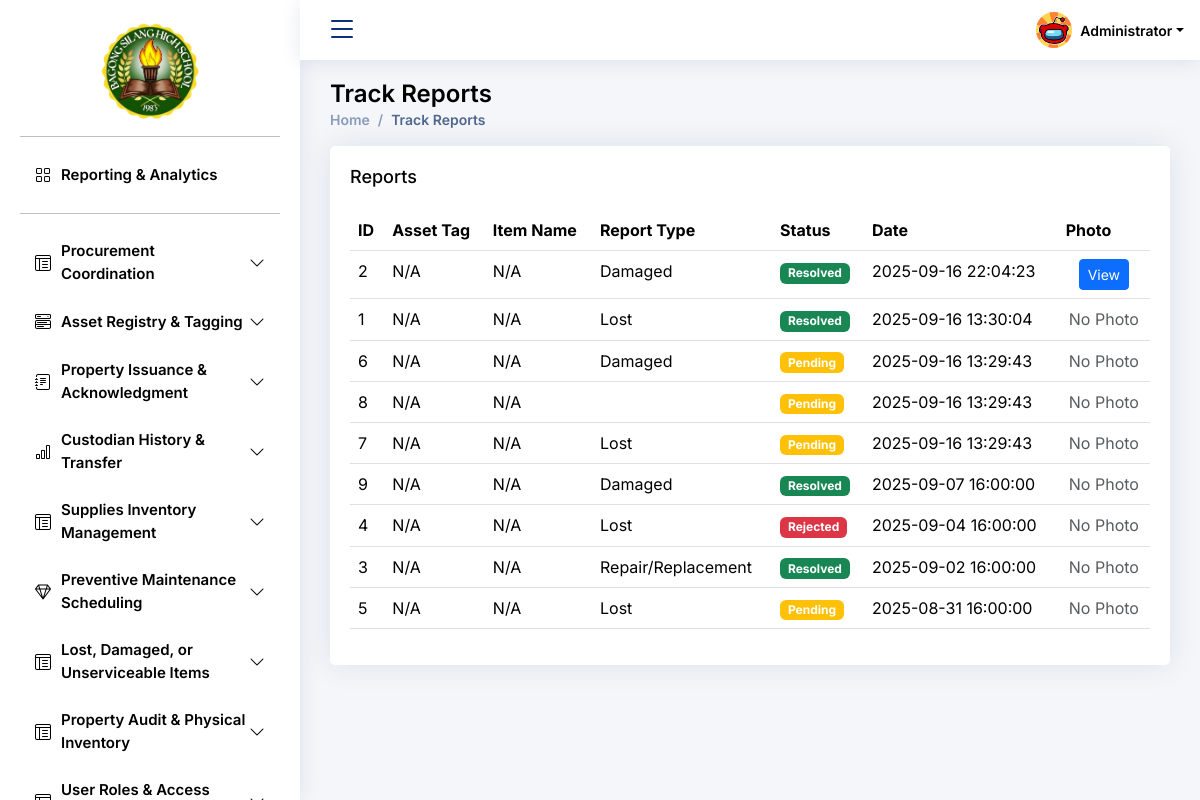
The page /User_Teachers/track_reports.php (signed in) on the database as committed earlier.
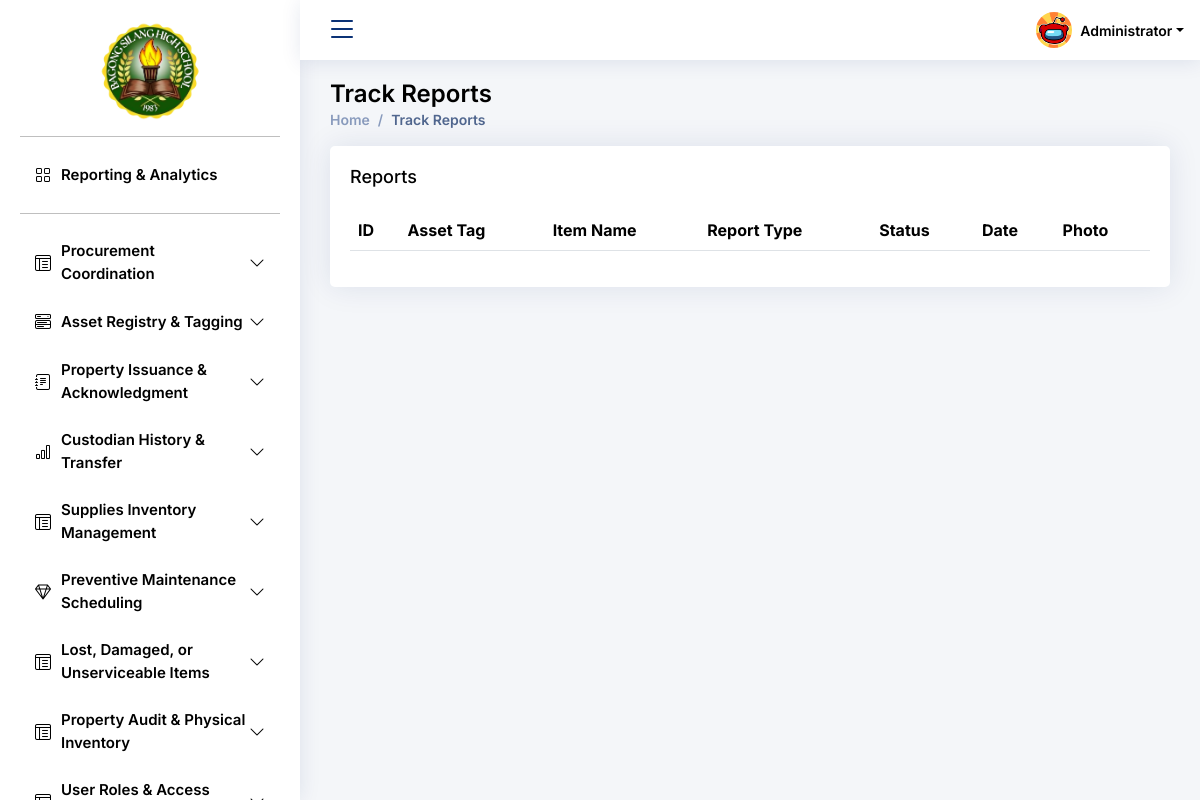
The same page on the database as committed later.
### tables this page shows
CREATE TABLE `bcp_sms4_reports` (
  `id` int NOT NULL AUTO_INCREMENT,
  `report_type` enum('Lost','Damaged','Repair/Replacement') NOT NULL,
  `reported_by` int NOT NULL,
  `assigned_to` int DEFAULT NULL,
  `date_reported` timestamp NULL DEFAULT CURRENT_TIMESTAMP ON UPDATE CURRENT_TIMESTAMP,
  `status` enum('Pending','In-Progress','Resolved','Rejected') DEFAULT 'Pending',
  `description` text,
  `evidence` varchar(255) DEFAULT NULL,
  `asset_id` int NOT NULL,
  PRIMARY KEY (`id`),
  KEY `reported_by` (`reported_by`),
  KEY `assigned_to` (`assigned_to`),
  KEY `fk_reports_asset` (`asset_id`),
  CONSTRAINT `bcp_sms4_reports_ibfk_1` FOREIGN KEY (`assigned_to`) REFERENCES `bcp_sms4_admins` (`id`),
  CONSTRAINT `bcp_sms4_reports_ibfk_7` FOREIGN KEY (`reported_by`) REFERENCES `bcp_sms4_admins` (`id`),
  CONSTRAINT `fk_reports_asset` FOREIGN KEY (`asset_id`) REFERENCES `bcp_sms4_asset` (`asset_id`) ON DELETE RESTRICT ON UPDATE CASCADE
);

### User_Teachers/track_reports.php (the view, shortened to what this page needs)
<?php
include '../connection.php';
$teacher_id = $_SESSION['user_id'];
$sql = "SELECT r.id, r.report_type, r.status, r.date_reported, r.evidence,
               a.property_tag, i.item_name
        FROM bcp_sms4_reports r
        LEFT JOIN bcp_sms4_asset a ON r.asset_id = a.asset_id
        LEFT JOIN bcp_sms4_items i ON a.item_id = i.item_id
        WHERE r.reported_by = ?
        ORDER BY r.date_reported DESC";
$stmt = $conn->prepare($sql);
$stmt->bind_param("i", $teacher_id);
$stmt->execute();
$result = $stmt->get_result();
?>
<!DOCTYPE html>
<html lang="en">
<head>
  <link href="../assets/vendor/bootstrap/css/bootstrap.min.css" rel="stylesheet">
  <link href="../assets/vendor/bootstrap-icons/bootstrap-icons.css" rel="stylesheet">
  <link href="../assets/vendor/boxicons/css/boxicons.min.css" rel="stylesheet">
  <link href="../assets/vendor/quill/quill.snow.css" rel="stylesheet">
  <link href="../assets/vendor/quill/quill.bubble.css" rel="stylesheet">
  <link href="../assets/vendor/remixicon/remixicon.css" rel="stylesheet">
  <link href="../assets/vendor/simple-datatables/style.css" rel="stylesheet">
  <link href="../assets/css/style.css" rel="stylesheet">
  <link href="../assets/css/schedule_maintenance.css" rel="stylesheet">
</head>
<body>
  <?php
    include "../components/nav-bar.php";
  ?>
<main id="main" class="main">
<div class="pagetitle">
  <h1>Track Reports</h1>
  <nav>
    <ol class="breadcrumb">
      <li class="breadcrumb-item"><a href="<?=BASE_URL?>User_Teachers/dashboard_teacher.php">Home</a></li>
      <li class="breadcrumb-item active">Track Reports</li>
    </ol>
  </nav>
</div>
<section>
<div class="card">
  <div class="card-body">
    <h5 class="card-title">Reports</h5>
    <table class="table datatable">
      <thead>
        <tr>
          <th>ID</th>
          <th>Asset Tag</th>
          <th>Item Name</th>
          <th>Report Type</th>
          <th>Status</th>
          <th>Date</th>
          <th>Photo</th>
        </tr>
      </thead>
      <tbody>
        <?php while($row = $result->fetch_assoc()): ?>
        <tr>
          <td><?= htmlspecialchars($row['id']) ?></td>
          <td><?= htmlspecialchars($row['property_tag'] ?? 'N/A') ?></td>
          <td><?= htmlspecialchars($row['item_name'] ?? 'N/A') ?></td>
          <td><?= htmlspecialchars($row['report_type']) ?></td>
          <td>
            <?php
              if($row['status'] == 'Pending') echo '<span class="badge bg-warning">Pending</span>';
              elseif($row['status'] == 'Resolved') echo '<span class="badge bg-success">Resolved</span>';
              elseif($row['status'] == 'Rejected') echo '<span class="badge bg-danger">Rejected</span>';
              else echo '<span class="badge bg-secondary">'.htmlspecialchars($row['status']).'</span>';
            ?>
          </td>
          <td><?= htmlspecialchars($row['date_reported']) ?></td>
          <td class="text-center">
            <?php if(!empty($row['evidence'])): ?>
              <a href="uploads/<?= htmlspecialchars($row['evidence']) ?>" target="_blank" class="btn btn-sm btn-primary">View</a>
            <?php else: ?>
              <span class="text-muted">No Photo</span>
            <?php endif; ?>
          </td>
        </tr>
        <?php endwhile; ?>
      </tbody>
    </table>
  </div>
</div>
</section>
</main>
</body>
</html>
</body>
</html>

### components/nav-bar.php (shortened to what this page needs)
<?php
$userRole = $_SESSION['user_type'] ?? 'guest';
$userFullname = $_SESSION['fullname'] ?? 'Guest User';
?>
  <header id="header" class="header fixed-top d-flex align-items-center">
    <div class="d-flex align-items-center justify-content-between">
      <i class="bi bi-list toggle-sidebar-btn"></i>
    </div>
    <nav class="header-nav ms-auto">
      <ul class="d-flex align-items-center">
        <li class="nav-item dropdown pe-3">
          <a class="nav-link nav-profile d-flex align-items-center pe-0" href="#" data-bs-toggle="dropdown">
            <img src="<?=BASE_URL?>assets/img/default_profile.png" alt="Profile" class="rounded-circle">
            <span class="d-none d-md-block dropdown-toggle ps-2"><?php echo htmlspecialchars($userFullname); ?></span>
          </a>
        </li>
      </ul>
    </nav>
  </header>
  <?php
    $current_page = basename($_SERVER['PHP_SELF']);
  ?>
  <aside id="sidebar" class="sidebar">
    <ul class="sidebar-nav" id="sidebar-nav">
        <div class="flex items-center justify-center w-full h-16 bg-transparent">
            <img src="<?=BASE_URL?>assets/img/bagong_silang_logo.png"
                alt="Logo"
                style="width: 120px; height: auto; margin: 0 auto; display: block;">
        </div>
    <hr class="sidebar-divider">
      <?php if($userRole === 'admin'): ?>
      <li class="nav-item <?php if($current_page == 'dashboard.php') echo 'active'; ?>">
              <a class="nav-link" href="<?= BASE_URL ?>User_Admin/dashboard.php">
                <i class="bi bi-grid"></i>
                <span>Reporting & Analytics</span>
              </a>
            </li>
            <hr class="sidebar-divider">
          <?php
            $procurement_pages = [
              'procurement.php'
            ];
            $is_procurement_active = in_array($current_page, $procurement_pages);
          ?>
          <li class="nav-item">
            <a class="nav-link collapsed <?= $is_procurement_active ? 'active' : '' ?>"
              data-bs-target="#procurement-nav" data-bs-toggle="collapse" href="#">
              <i class="bi bi-layout-text-window-reverse"></i>
              <span>Procurement Coordination</span>
              <i class="bi bi-chevron-down ms-auto"></i>
            </a>
          </li>
          <?php
            $asset_pages = ['consumable.php','non-consumable.php'];
            $is_asset_active = in_array($current_page, $asset_pages);
          ?>
          <li class="nav-item">
            <a class="nav-link collapsed <?= $is_asset_active ? 'active' : '' ?>"
              data-bs-target="#asset-nav" data-bs-toggle="collapse" href="#">
              <i class="bi bi-menu-button-wide"></i>
              <span>Asset Registry & Tagging</span>
              <i class="bi bi-chevron-down ms-auto"></i>
            </a>
          </li>
          <?php
            $issuance_pages = ['history.php','active.php'];
            $is_issuance_active = in_array($current_page, $issuance_pages);
          ?>
          <li class="nav-item">
            <a class="nav-link collapsed <?= $is_issuance_active ? 'active' : '' ?>"
              data-bs-target="#forms-nav" data-bs-toggle="collapse" href="#">
              <i class="bi bi-journal-text"></i>
              <span>Property Issuance & Acknowledgment</span>
              <i class="bi bi-chevron-down ms-auto"></i>
            </a>
          </li>
          <?php
            $custodian_pages = ['charts-chartjs.html','charts-apexcharts.html','charts-echarts.html'];
            $is_custodian_active = in_array($current_page, $custodian_pages);
          ?>
          <li class="nav-item">
            <a class="nav-link collapsed <?= $is_custodian_active ? 'active' : '' ?>"
              data-bs-target="#charts-nav" data-bs-toggle="collapse" href="#">
              <i class="bi bi-bar-chart"></i>
              <span>Custodian History & Transfer</span>
              <i class="bi bi-chevron-down ms-auto"></i>
            </a>
          </li>
          <?php
            $supplies_pages = ['inventory.php'];
            $is_supplies_active = in_array($current_page, $supplies_pages);
          ?>
          <li class="nav-item">
            <a class="nav-link collapsed <?= $is_supplies_active ? 'active' : '' ?>"
              data-bs-target="#supplies-nav" data-bs-toggle="collapse" href="#">
              <i class="bi bi-layout-text-window-reverse"></i>
              <span>Supplies Inventory Management</span>
              <i class="bi bi-chevron-down ms-auto"></i>
            </a>
          </li>
          <?php
            $maintenance_pages = [
              'schedule_maintenance.php',
              'records_of_maintenance.php'
            ];
            $is_maintenance_active = in_array($current_page, $maintenance_pages);
          ?>
          <li class="nav-item">
            <a class="nav-link collapsed <?= $is_maintenance_active ? 'active' : '' ?>"
              data-bs-target="#icons-nav" data-bs-toggle="collapse" href="#">
              <i class="bi bi-gem"></i>
              <span>Preventive Maintenance Scheduling</span>
              <i class="bi bi-chevron-down ms-auto"></i>
            </a>
          </li>
          <?php
            $lost_pages = [
              'reporting_management.php',
            ];
            $is_lost_active = in_array($current_page, $lost_pages);
          ?>
          <li class="nav-item">
            <a class="nav-link collapsed <?= $is_lost_active ? 'active' : '' ?>"
              data-bs-target="#tables-nav" data-bs-toggle="collapse" href="#">
              <i class="bi bi-layout-text-window-reverse"></i>
              <span>Lost, Damaged, or Unserviceable Items</span>
              <i class="bi bi-chevron-down ms-auto"></i>
            </a>
          </li>
          <?php
            $audit_pages = [
              'property_audit.php',
            ];
            $is_audit_active = in_array($current_page, $audit_pages);
          ?>
          <li class="nav-item">
            <a class="nav-link collapsed <?= $is_audit_active ? 'active' : '' ?>"
              data-bs-target="#audit-nav" data-bs-toggle="collapse" href="#">
              <i class="bi bi-layout-text-window-reverse"></i>
              <span>Property Audit & Physical Inventory</span>
              <i class="bi bi-chevron-down ms-auto"></i>
            </a>
          </li>
          <?php
            $user_roles_pages = [
              'tables-general.html',
              'tables-data.html'
            ];
            $is_user_roles_active = in_array($current_page, $user_roles_pages);
          ?>
          <li class="nav-item">
            <a class="nav-link collapsed <?= $is_user_roles_active ? 'active' : '' ?>"
              data-bs-target="#user-roles-nav" data-bs-toggle="collapse" href="#">
              <i class="bi bi-layout-text-window-reverse"></i>
              <span>User Roles & Access Control</span>
              <i class="bi bi-chevron-down ms-auto"></i>
            </a>
          </li>
       </ul>
<?php endif; ?>
</aside>

### assets/css/style.css (style rules this page uses)
:root { scroll-behavior: smooth; }
body { font-family: "Inter", sans-serif; background: #f6f9ff; color: #444444; }
a { color: #4154f1; text-decoration: none; }
h1, h2, h3, h4, h5, h6 { font-family: "Inter", sans-serif; }
#main { margin-top: 60px; padding: 20px 30px; transition: all 0.3s; }
.pagetitle { margin-bottom: 10px; }
.pagetitle h1 { font-size: 24px; margin-bottom: 0; font-weight: 600; color: #000000; }
.card { margin-bottom: 30px; border: none; border-radius: 5px; box-shadow: 0px 0 30px rgba(1, 41, 112, 0.1); }
.card-title { padding: 20px 0 15px 0; font-size: 18px; font-weight: 500; color: #000000; font-family: "Inter", sans-serif; }
.card-body { padding: 0 20px 20px 20px; }
.breadcrumb { font-size: 14px; font-family: "Inter", sans-serif; color: #000000; font-weight: 600; }
.breadcrumb a { color: #899bbd; transition: 0.3s; }
.breadcrumb .breadcrumb-item::before { color: #899bbd; }
.breadcrumb .active { color: #51678f; font-weight: 600; }
.header { transition: all 0.3s; z-index: 997; height: 60px; box-shadow: 0px 2px 20px rgba(1, 41, 112, 0.1); background-color: #fff; padding-left: 1rem; position: fixed; top: 0; left: 0; right: 0; }
.header .toggle-sidebar-btn { font-size: 32px; padding-left: 10px; cursor: pointer; color: #012970; }
.header-nav ul { list-style: none; }
.header-nav>ul { margin: 0; padding: 0; }
.header-nav .nav-profile { color: #000000; }
.header-nav .nav-profile img { max-height: 36px; }
.header-nav .nav-profile span { font-size: 14px; font-weight: 600; }
.sidebar { position: fixed; top: 0; left: 0; bottom: 0; width: 300px; z-index: 996; transition: all 0.3s; padding: 20px; overflow-y: auto; scrollbar-width: thin; scrollbar-color: #aab7cf transparent; box-shadow: 0px 0px 20px rgba(1, 41, 112, 0.1); background-color: #ffffff; }
.sidebar hr.sidebar-divider { border-top: 1px solid #000000; }
@media (min-width: 1200px) { #main, #footer, #header { margin-left: 300px; } }
.sidebar-nav { padding: 0; margin: 0; list-style: none; }
.sidebar-nav li { padding: 0; margin: 0; list-style: none; }
.sidebar-nav .nav-item { margin-bottom: 5px; }
.sidebar-nav .nav-link { display: flex; align-items: center; font-size: 15px; font-weight: 600; color: #000000; transition: 0.3; background: #ffffff; padding: 10px 15px; border-radius: 4px; }
.sidebar-nav .nav-link i { font-size: 16px; margin-right: 10px; color: #000000; }
.sidebar-nav .nav-link.collapsed { color: #000000; background: #ffffff; }
.sidebar-nav .nav-link.collapsed i { color: #000000; }
.sidebar-nav .nav-link .bi-chevron-down { margin-right: 0; transition: transform 0.3s ease-in-out; }

### assets/css/schedule_maintenance.css (style rules this page uses)
html, body { margin: 0; padding: 0; font-family: "Inter", sans-serif; background: #f4f6f9; }

Rows that differ between the two databases and show on the page:
removed bcp_sms4_reports: id "2", property_tag "N/A", item_name "N/A", report_type "Damaged", status "Resolved", date_reported "2025-09-16 22:04:23"
removed bcp_sms4_reports: id "1", property_tag "N/A", item_name "N/A", report_type "Lost", status "Resolved", date_reported "2025-09-16 13:30:04", shows "No Photo"
removed bcp_sms4_reports: id "6", property_tag "N/A", item_name "N/A", report_type "Damaged", status "Pending", date_reported "2025-09-16 13:29:43", shows "No Photo"
removed bcp_sms4_reports: id "8", property_tag "N/A", item_name "N/A", status "Pending", date_reported "2025-09-16 13:29:43", shows "No Photo"
removed bcp_sms4_reports: id "7", property_tag "N/A", item_name "N/A", report_type "Lost", status "Pending", date_reported "2025-09-16 13:29:43", shows "No Photo"
removed bcp_sms4_reports: id "9", property_tag "N/A", item_name "N/A", report_type "Damaged", status "Resolved", date_reported "2025-09-07 16:00:00", shows "No Photo"
removed bcp_sms4_reports: id "4", property_tag "N/A", item_name "N/A", report_type "Lost", status "Rejected", date_reported "2025-09-04 16:00:00", shows "No Photo"
removed bcp_sms4_reports: id "3", property_tag "N/A", item_name "N/A", report_type "Repair/Replacement", status "Resolved", date_reported "2025-09-02 16:00:00", shows "No Photo"
removed bcp_sms4_reports: id "5", property_tag "N/A", item_name "N/A", report_type "Lost", status "Pending", date_reported "2025-08-31 16:00:00", shows "No Photo"
